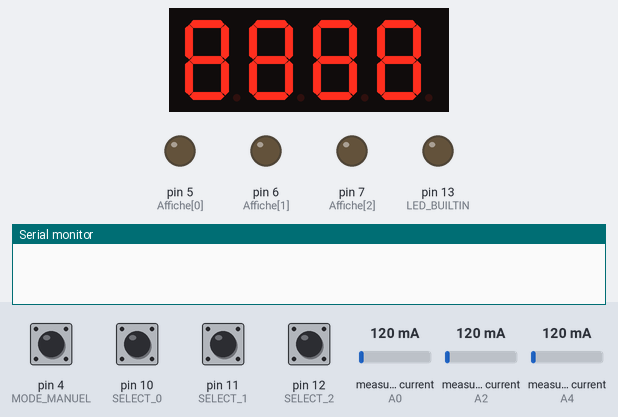
A sketch run on a simulated Arduino Uno, built with avr-gcc and run on an emulated ATmega328P. Shown: 4-digit seven-segment display, output pins drawn as LEDs (lit = HIGH), the last lines printed to the serial monitor. Inputs (shaded band) come from the test bench; at power-on: pin 4 (MODE_MANUEL), pin 10 (SELECT_0), pin 11 (SELECT_1), pin 12 (SELECT_2) HIGH, measured current (sensors on A0, A2, A4) 120 mA. Pins used as bus, display or sensor lines are not drawn.

Above: at 6.2 s.
6.3 s: pin 4 (MODE_MANUEL) pulled LOW for 1 s
At 7.7 s:
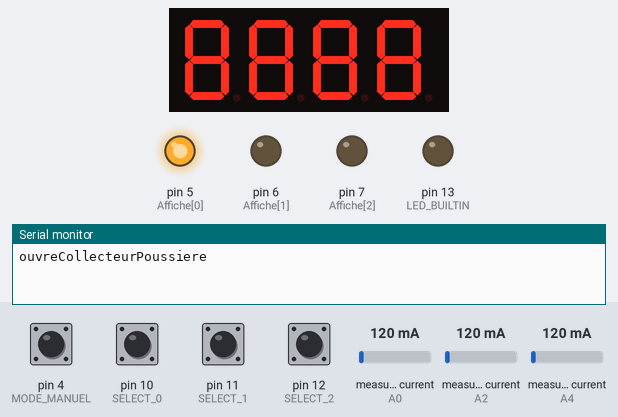
At 10.7 s:
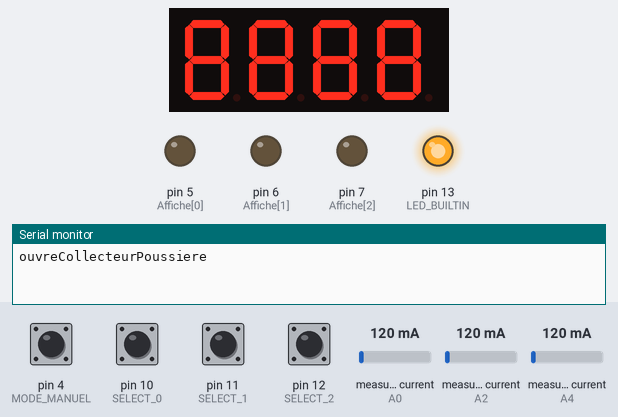
Timing chart, 0 to 16.5 s (numbered marks = the images above; inputs shaded):
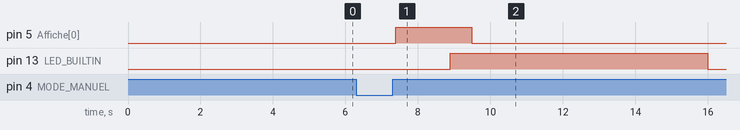

Measured:
- after the input at 6.3 s, pin 5 (Affiche[0]): LOW → HIGH after 1.1 s, → LOW 2.1 s later; pin 13 (LED_BUILTIN): LOW → HIGH after 2.6 s, → LOW 7.1 s later

The sketch:

CollecteurPoussiere_2.ino
```cpp
// Code de contrôle d'aspirateur couplé à des outils tel un planeur et dégauchisseuse.
// Cumule les nombre d'heure de fonctionnement de chaque appareil.

// Pierre Labrie, 2022/01/28, Licence GNU GPL V3

#include "variables.h"      // librairie pour  Emon


void setup() {
  //initialisation des pins
  pinMode(DC_RELAIS_NO, OUTPUT);
  pinMode(DC_RELAIS_NC, OUTPUT);
  pinMode(LED_BUILTIN, OUTPUT);

  pinMode(Affiche[0], OUTPUT);
  pinMode(Affiche[1], OUTPUT);
  pinMode(Affiche[2], OUTPUT);

  digitalWrite(DC_RELAIS_NO, HIGH);
  digitalWrite(DC_RELAIS_NC, HIGH);
  digitalWrite(LED_BUILTIN, LOW);

  //pins du sélecteur binaire
  pinMode(SELECT_0, INPUT_PULLUP);
  pinMode(SELECT_1, INPUT_PULLUP);
  pinMode(SELECT_2, INPUT_PULLUP);

  // Interrupteur du mode manuel
  pinMode(MODE_MANUEL, INPUT_PULLUP);


  tm.init();              // initialise l'affichage LED 7 segments
  tm.set(2);              // ajuste la luminosité (1 à 7)
  afficheNombre(8888);    // Affiche 8888 pour validation de tous les segments


  //  remise à zéro du compteur pour montage initial
  //  ecritDansEEPROM(100, minutesTotales[0]);
  //  ecritDansEEPROM(200, minutesTotales[0]);
  //  ecritDansEEPROM(300, minutesTotales[0]);

  // lecture du dernier état avant une panne électrique
  // réinitialise les variables globales
  minutesTotales[0] = lectureDeEEPROM(100);
  minutesTotales[1] = lectureDeEEPROM(200);
  minutesTotales[2] = lectureDeEEPROM(300);


  // configuration Emon pour module Hall SCT 013-30
  // Current: input pin, calibration.
  emon0.current(PIN_LECTURE_0, 60);
  emon1.current(PIN_LECTURE_1, 60);
  emon2.current(PIN_LECTURE_2, 60);


  Serial.begin(9600);
  // pour stabilisation du voltage et attente de l'ouverture du port série Arduino
  delay(5000);
}

void loop() {


  //verifie le fonctionnement de tous les outils
  bool outilActif[NOMBRE_OUTILS] = {0, 0, 0};

  bool interrupManuel  = verif_Interrup(MODE_MANUEL);

  for (int i = 0; i < NOMBRE_OUTILS; i++) {
    if (verifieChangeCourant(i)) {
      outilActif[i] = true;

      if (detectionPouvoir[i]  == false) {
        tempsEcoule[i] = millis();
      }
      detectionPouvoir[i]  = true;
      lumieresTemoins(true, i);
    }
  }

  chase(interrupManuel,outilActif);


  //démarre l'aspirateur selon l'état de n'importe quel outil ou du démarrage manuel.
  if (outilActif[0] || outilActif[1] || outilActif[2] || interrupManuel ) {

    if (collecteurEstOn == false) {
      delay(DC_spinUP);
      ouvreCollecteurPoussiere();
    }
  }
  else
  {
    if (collecteurEstOn == true) {
      delay(DC_spindown);
      fermeCollecteurPoussiere();
    }
  }

  //calcul du temps écoulé par outil et cumule les minutes totales dans le registre
  for (int i = 0; i < NOMBRE_OUTILS; i++) {

    if (detectionPouvoir[i] == true && outilActif[i] == false ) {

      calculTempsOutil(i);
      detectionPouvoir[i] = false;
      lumieresTemoins(false, i);
      cumulTempsOutil(i);
    }
  }

  //debug();

  // Affiche les heures sur led selon le sélecteur
  AfficheSelection(analyseSelecteurBinaire());

}

//vérifie les positions du sélecteur binaire
//Retourne le numéro correspondant de l'affichage du sélecteur
int analyseSelecteurBinaire()
{
  if (!verif_Interrup(SELECT_0) && verif_Interrup(SELECT_1) && verif_Interrup(SELECT_2)) {
    return 6;
  }
  if (verif_Interrup(SELECT_0) && !verif_Interrup(SELECT_1) && verif_Interrup(SELECT_2)) {
    return 5;
  }
  if (!verif_Interrup(SELECT_0) && !verif_Interrup(SELECT_1) && verif_Interrup(SELECT_2)) {
    return 4;
  }
  if (verif_Interrup(SELECT_0) && verif_Interrup(SELECT_1) && !verif_Interrup(SELECT_2)) {
    return 3;
  }
  if (!verif_Interrup(SELECT_0) && verif_Interrup(SELECT_1) && !verif_Interrup(SELECT_2)) {
    return 2;
  }
  if (verif_Interrup(SELECT_0) && !verif_Interrup(SELECT_1) && !verif_Interrup(SELECT_2)) {
    return 1;
  }
  if (!verif_Interrup(SELECT_0)  && !verif_Interrup(SELECT_1)  && !verif_Interrup(SELECT_2) ) {
    return 0;
  }
}


// AFFICHE[] sur le LED la valeur en minutes ou heures pour l'outil sélectionné
void AfficheSelection(int selection)
{
  switch (selection) {

    case 0:
      afficheNombre(8888);
      break;
    case 1:
      afficheNombre(minutesTotales[0] / 60);
      break;
    case 2:
      afficheNombre(minutesTotales[1] / 60);
      break;
    case 3:
      afficheNombre(minutesTotales[2] / 60);
      break;
    case 4:
      afficheNombre(minutesTotales[0]);
      break;
    case 5:
      afficheNombre(minutesTotales[1]);
      break;
    case 6:
      afficheNombre(minutesTotales[2]);
      break;

    default:
      afficheNombre(8888);
  }

}

//affichage du nombre de minutes ou heures dans le led 7 segments
// supporte un nombre de plus de 4 chiffres en omettant la partie de gauche
void afficheNombre(long numNouv) {

  tm.display(3, numNouv % 10);
  tm.display(2, numNouv / 10 % 10);
  tm.display(1, numNouv / 100 % 10);
  tm.display(0, numNouv / 1000 % 10);
}


// Vérification du passage de courant dans le module Hall
// Vérifie un des trois outils prévus
// méthode privée
boolean _verifieChangeCourant(int outil) {

  double Irms = 0;
  // Calculer Irms seulement
  switch (outil) {

    case 0:
      Irms = emon0.calcIrms(465); // basé sur 5 échantillons
      break;

    case 1:
      Irms = emon1.calcIrms(465);
      break;

    case 2:
      Irms = emon2.calcIrms(465);
      break;

    default:
      Irms = 0;
  }

  // pour debug
  //          Serial.print("outil: ");
  //          Serial.println(outil);
  //          Serial.print(Irms);
  //          Serial.println(" Amps RMS");


  // si le courant dépasse le niveau minimum, retourne vrai
  if (Irms > ampThreshold) {
    return true;
  } else {
    return false;
  }
}

// Vérification du passage de courant dans le module Hall
// méthode publique
// Assure un réél démarrage pour éviter les interférences des connecteurs (debounce)
boolean verifieChangeCourant(int outil) {
  int intDelay = 10;

  bool blnBtn_A = _verifieChangeCourant(outil);
  delay (intDelay);

  bool blnBtn_B  = _verifieChangeCourant(outil);

  if (blnBtn_A == blnBtn_B)
  {
    delay( intDelay);
    bool blnBtn_C  = _verifieChangeCourant(outil);
    if (blnBtn_A == blnBtn_C)
      return blnBtn_A;
  }

  return false;
}


// Ouvre aspirateur
// contact momentané seulement
void ouvreCollecteurPoussiere() {
  Serial.println("ouvreCollecteurPoussiere");
  digitalWrite(DC_RELAIS_NO, LOW);
  delay(1500);
  digitalWrite(DC_RELAIS_NO, HIGH);
  digitalWrite(LED_BUILTIN, HIGH);
  collecteurEstOn = true;
}

// Ferme aspirateur
// contact momentané seulement
void fermeCollecteurPoussiere() {
  Serial.println("fermeCollecteurPoussiere");
  digitalWrite(DC_RELAIS_NC, LOW);
  delay(1500);
  digitalWrite(DC_RELAIS_NC, HIGH);
  digitalWrite(LED_BUILTIN, LOW);
  collecteurEstOn = false;
}


// Calculer le temps d'opération écoulé
// Utilise la variable globale tempsEcoule initialisée à la détection de l'outil
void calculTempsOutil(int outil) {

  if (tempsEcoule[outil] > 0 )
  {
    secondes[outil] = (millis() - tempsEcoule[outil]) / 1000;
    minutes[outil] = secondes[outil] / 60;
    secondes[outil] %= 60;
  }
}


// Totalise le temps global d'opération
// Mémorise dans EEPROM le nombre global de minutes pour garder les données du compteur en cas de panne de courant.
void cumulTempsOutil(int outil)
{
  //test arbitraire pour s'assurer qu'on est dans une mesure distincte
  if (!((minutesNouv[outil] + secondesNouv[outil]) ==  (minutes[outil] + secondes[outil])))
  {

    //cumule les heures pour un outil
    minutesTotales[outil] = minutesTotales[outil] + minutes[outil];

    //mise en mémoire des repères pour prochaine itération
    minutesNouv[outil] =  minutes[outil] ;
    secondesNouv[outil] = secondes[outil];


    // enregiste à toutes les fermetures d'un outil dans la mémoire correspondante
    if ( minutesTotales[outil] > 0 )
    {

      switch (outil) {
        case 0:
          ecritDansEEPROM(100, minutesTotales[outil]);;
          break;

        case 1:
          ecritDansEEPROM(200, minutesTotales[outil]);;
          break;

        case 2:
          ecritDansEEPROM(300, minutesTotales[outil]);;
          break;
      }

    }

  }
}

//Écriture en mémoire du total d'heures cumulées
void ecritDansEEPROM(int address, long number)
{
  EEPROM.write(address, (number >> 24) & 0xFF);
  EEPROM.write(address + 1, (number >> 16) & 0xFF);
  EEPROM.write(address + 2, (number >> 8) & 0xFF);
  EEPROM.write(address + 3, number & 0xFF);
}


//Lecture de la mémoire du total d'heures cumulées
long lectureDeEEPROM(int address)
{
  return ((long)EEPROM.read(address) << 24) +
         ((long)EEPROM.read(address + 1) << 16) +
         ((long)EEPROM.read(address + 2) << 8) +
         (long)EEPROM.read(address + 3);
}


// validation du statut d'un interrupteur
bool verif_Interrup(int pin)
{
  bool retour =  false;

  if (digitalRead(pin) == LOW ) {
    retour =  true;
  } else {
    retour = false;
  }

  return retour;
}

// controle les lumières témoins pour indiquer le fonctionnement de l'outil
void lumieresTemoins(bool bouton, int outil)
{

  switch (outil) {

    case 0:
      if (bouton) {
        digitalWrite(Affiche[0], HIGH);
      }
      else
      { digitalWrite(Affiche[0], LOW);
      }
      break;

    case 1:
      if (bouton) {
        digitalWrite(Affiche[1], HIGH);
      }
      else
      { digitalWrite(Affiche[1], LOW);
      }
      break;

    case 2:
      if (bouton) {
        digitalWrite(Affiche[2], HIGH);
      }
      else
      { digitalWrite(Affiche[2], LOW);
      }
      break;

  }
}

// Pour indicateur démarrage manuel
void chase(bool interrupManuel,bool outilActif[]) {

  if (interrupManuel) {

    if ((millis() - changeTime) > ledDelay)
    {
      changeTime = millis();
      changeLed();
    }

  }
  else
  {
    for ( int i = 0; i < NOMBRE_OUTILS; i++)
  {
   if(!outilActif[i]){
    digitalWrite(Affiche[i], LOW);
   }
  }
    }
}

//Effet de séquenceur de lumière
void changeLed()
{
  for ( int i = 0; i < NOMBRE_OUTILS; i++)
  {
    digitalWrite(Affiche[i], LOW);
  }

  digitalWrite(Affiche[currentLed], HIGH);
  currentLed += direction;
  if (currentLed == 2)
  {
    direction = -1;
  }
  if (currentLed == 0)
  {
    direction = 1;
  }
}

void debug() {
  //effectuer l'affichage selon le sélecteur

  for (int i = 0; i < NOMBRE_OUTILS; i++) {
    Serial.print("heure/minutes ");
    Serial.print(i);
    Serial.print(" : ");
    Serial.print(minutesTotales[i] / 60);
    Serial.print("/");
    Serial.println(minutesTotales[i]);

  }
}
```

variables.h
```cpp
// variables globales et librairies

// EmonLibrary examples openenergymonitor.org, Licence GNU GPL V3
#include "EmonLib.h"      // librairie pour  Emon
#include <TM1637.h>       // librairie pour TM1637 affichage LED 7 segments
#include <EEPROM.h>       // librairie pour enregistrement dans EEPROM


// Pin d'entree pour senseurs de courant
#define PIN_LECTURE_0   A0   // Pin analogue
#define PIN_LECTURE_1   A2   // Pin analogue
#define PIN_LECTURE_2   A4   // Pin analogue

// relais de démarrage collecteur de poussière
#define DC_RELAIS_NO 8       // Pin relais NO
#define DC_RELAIS_NC 9       // Pin relais NC

// pour sélecteur binaire d'affichage
#define SELECT_0  10       // pin 1
#define SELECT_1  11       // pin 2
#define SELECT_2  12       // pin 3


// pour module LED 7 segments
#define  LED_PIN_CLK  2    // CLK pin  pour LED GND
#define  LED_PIN_DIO  3    // DIO pin  pour LED GND

// démarrage manuel
#define MODE_MANUEL  4        // démarrage manuel

// voyant lumineux
// OUTIL 1, OUTIL 2, OUTIL 3
byte Affiche[] = {5, 6, 7};

// Nombre d'outils monitorés
const int NOMBRE_OUTILS = 3;

// variables globales pour mesure du temps d'utilisation. Initialiser selon nombre d'outil
unsigned long tempsEcoule[NOMBRE_OUTILS] = {0, 0, 0}; // en millisecondes

//calcul
int secondes[NOMBRE_OUTILS] = {0, 0, 0};
int minutes[NOMBRE_OUTILS] = {0, 0, 0};

//cumule
long minutesTotales[NOMBRE_OUTILS] = {0, 0, 0};
int minutesNouv[NOMBRE_OUTILS] = {0, 0, 0};
int secondesNouv[NOMBRE_OUTILS] = {0, 0, 0};

//Statut des boutons et outils
boolean detectionPouvoir[NOMBRE_OUTILS] = {0, 0, 0};
boolean collecteurEstOn = 0;

//Temporisation du collecteur de poussiere
int DC_spindown = 5000;
int DC_spinUP = 10;

// niveau de démarrage de l'outil
double ampThreshold = 2.50;


// pour chase light indicateur démarrage manuel
int ledDelay(65);
int direction = 1;
int currentLed;
unsigned long changeTime;

// instance du module LED 7 segments
TM1637   tm(LED_PIN_CLK, LED_PIN_DIO);

// Creer les instances du moniteur de courant EnergyMonitor
EnergyMonitor emon0;
EnergyMonitor emon1;
EnergyMonitor emon2;
```
